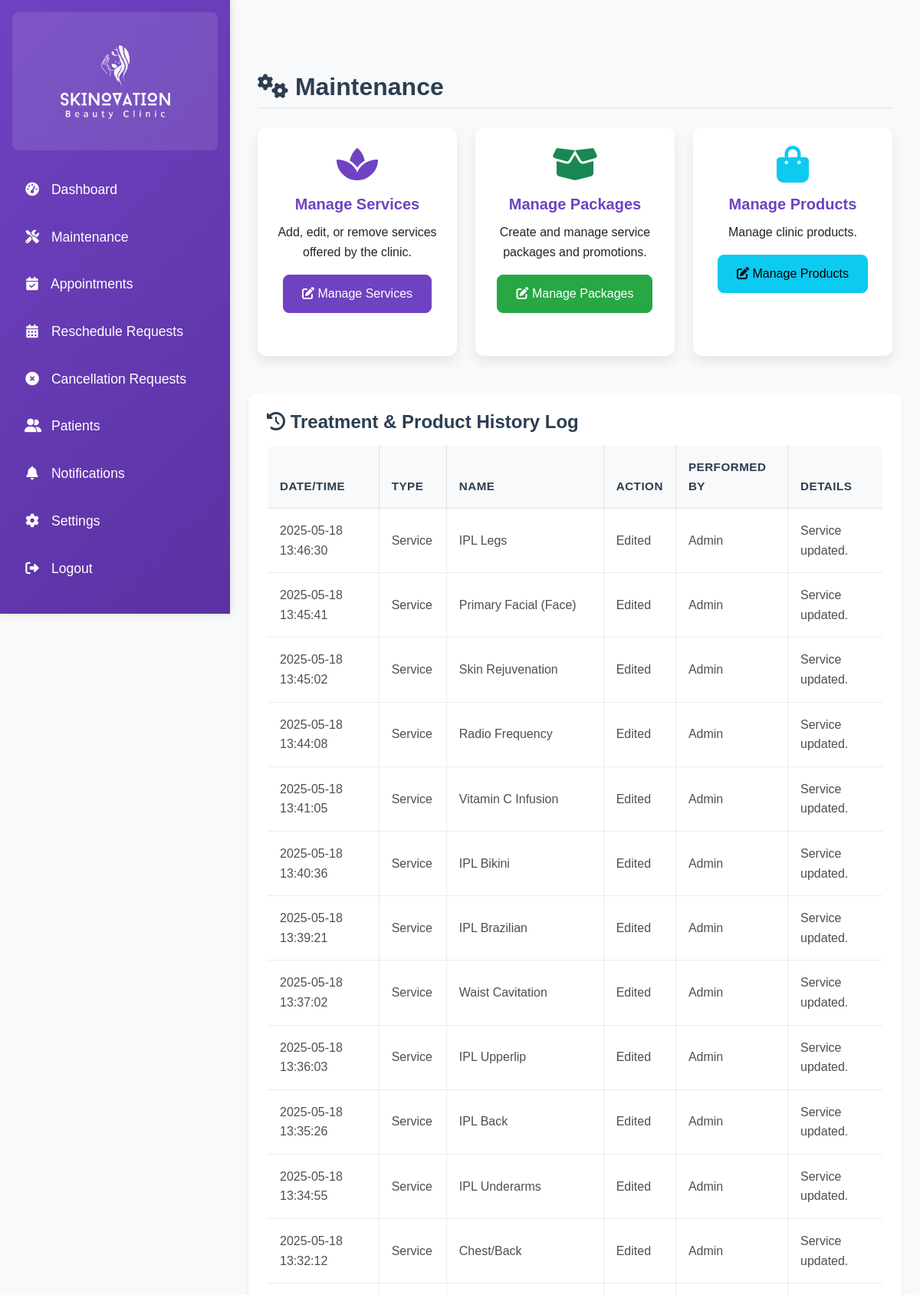
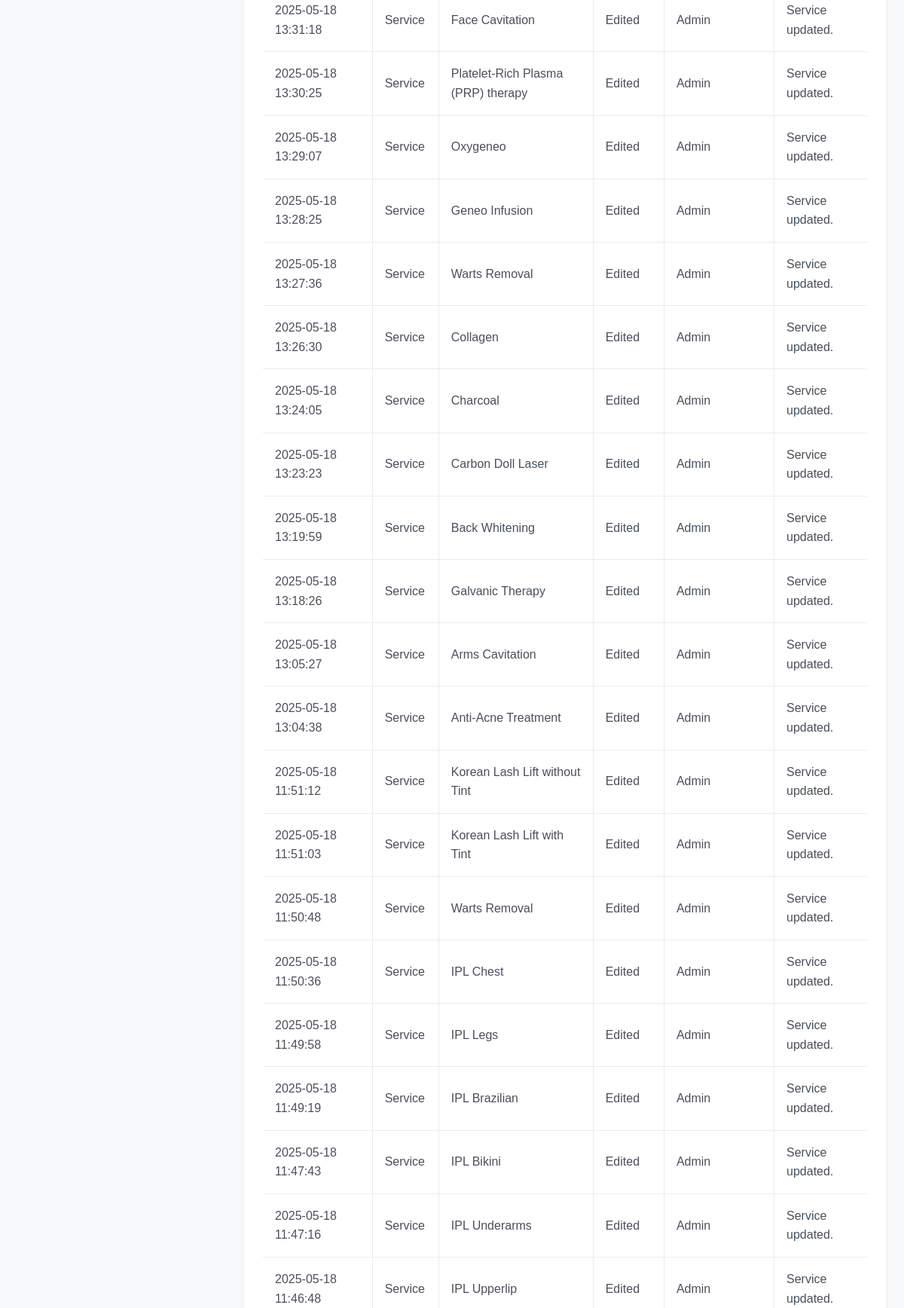
The page /admin/maintenance.php (signed in, upper part) on the database its author committed (2 pictures, top to bottom).
### tables this page shows
CREATE TABLE `history_log` (
  `id` int NOT NULL,
  `datetime` datetime NOT NULL DEFAULT CURRENT_TIMESTAMP,
  `type` enum('Service','Product','Package') NOT NULL,
  `name` varchar(255) NOT NULL,
  `action` enum('Added','Edited','Deleted','Availed') NOT NULL,
  `performed_by` varchar(255) NOT NULL,
  `details` text,
  `related_id` int DEFAULT NULL
);

### admin/maintenance.php (the view, shortened to what this page needs)
<?php
include '../config.php';
$history_stmt = $conn->query("SELECT * FROM history_log ORDER BY datetime DESC LIMIT 100");
$history_logs = $history_stmt->fetchAll(PDO::FETCH_ASSOC);
?>
<!DOCTYPE html>
<html lang="en">
<head>
    <link href="https://cdn.jsdelivr.net/npm/bootstrap@5.3.0/dist/css/bootstrap.min.css" rel="stylesheet">
    <link href="https://cdnjs.cloudflare.com/ajax/libs/font-awesome/6.0.0-beta3/css/all.min.css" rel="stylesheet">
    <link href="../assets/css/admin.css" rel="stylesheet">
    <link href="../assets/css/style.css" rel="stylesheet">
</head>
<body>
<div class="d-flex">
    <?php include 'admin_sidebar.php'; ?>
    <div class="content p-4">
        <div class="container-fluid">
            <h1 class="mb-4"><i class="fas fa-cogs"></i> Maintenance</h1>
            <div class="row g-4">
                <div class="col-md-4">
                    <div class="card h-100">
                        <div class="card-body text-center">
                            <i class="fas fa-spa fa-3x mb-3 text-primary"></i>
                            <h5 class="card-title">Manage Services</h5>
                            <p class="card-text">Add, edit, or remove services offered by the clinic.</p>
                            <a href="manage_services.php" class="btn btn-primary">
                                <i class="fas fa-edit"></i> Manage Services
                            </a>
                        </div>
                    </div>
                </div>
                <div class="col-md-4">
                    <div class="card h-100">
                        <div class="card-body text-center">
                            <i class="fas fa-box-open fa-3x mb-3 text-success"></i>
                            <h5 class="card-title">Manage Packages</h5>
                            <p class="card-text">Create and manage service packages and promotions.</p>
                            <a href="manage_packages.php" class="btn btn-success">
                                <i class="fas fa-edit"></i> Manage Packages
                            </a>
                        </div>
                    </div>
                </div>
                <div class="col-md-4">
                    <div class="card h-100">
                        <div class="card-body text-center">
                            <i class="fas fa-shopping-bag fa-3x mb-3 text-info"></i>
                            <h5 class="card-title">Manage Products</h5>
                            <p class="card-text">Manage clinic products.</p>
                            <a href="manage_products.php" class="btn btn-info">
                                <i class="fas fa-edit"></i> Manage Products
                            </a>
                        </div>
                    </div>
                </div>
            </div>
        </div>
        <div class="row mt-5">
            <div class="col-12">
                <div class="card shadow-sm border-0">
                    <div class="card-body">
                        <h4 class="mb-3"><i class="fas fa-history"></i> Treatment & Product History Log</h4>
                        <div class="table-responsive">
                            <table class="table table-bordered table-hover align-middle">
                                <thead class="table-light">
                                    <tr>
                                        <th>Date/Time</th>
                                        <th>Type</th>
                                        <th>Name</th>
                                        <th>Action</th>
                                        <th>Performed By</th>
                                        <th>Details</th>
                                    </tr>
                                </thead>
                                <tbody>
                                    <?php if (!empty($history_logs)): ?>
                                        <?php foreach ($history_logs as $log): ?>
                                            <tr>
                                                <td><?= htmlspecialchars($log['datetime']) ?></td>
                                                <td><?= htmlspecialchars($log['type']) ?></td>
                                                <td><?= htmlspecialchars($log['name']) ?></td>
                                                <td><?= htmlspecialchars($log['action']) ?></td>
                                                <td><?= htmlspecialchars($log['performed_by']) ?></td>
                                                <td><?= htmlspecialchars($log['details']) ?></td>
                                            </tr>
                                        <?php endforeach; ?>
                                    <?php else: ?>
                                        <tr><td colspan="6" class="text-center text-muted">No history log entries found.</td></tr>
                                    <?php endif; ?>
                                </tbody>
                            </table>
                        </div>
                    </div>
                </div>
            </div>
        </div>
    </div>
</div>
</body>
</html>

### assets/css/admin.css (style rules this page uses)
body { font-family: 'Segoe UI', Tahoma, Geneva, Verdana, sans-serif; background-color: #f8f9fa; color: #2c3e50; line-height: 1.6; }
h1, h2, h3, h4, h5, h6 { color: #2c3e50; font-weight: 600; margin-bottom: 1.5rem; }
h1 { font-size: 2rem; border-bottom: 2px solid #e9ecef; padding-bottom: 0.5rem; }
.content { margin-left: 300px; padding: 2rem; min-height: 100vh; }
.card { border: none; border-radius: 12px; box-shadow: 0 0.5rem 1rem rgba(0, 0, 0, 0.08); margin-bottom: 2rem; background-color: #fff; transition: transform 0.2s ease; }
.card-title { margin-bottom: 0; font-size: 1.25rem; font-weight: 600; color: #2c3e50; }
.card-body { padding: 1.5rem; }
.table { background-color: #fff; border: 1px solid #e9ecef; border-radius: 8px; overflow: hidden; margin-bottom: 0; }
.table th { background-color: #f8f9fa; color: #2c3e50; text-align: left; font-weight: 600; border-top: none; padding: 1rem; font-size: 0.95rem; text-transform: uppercase; letter-spacing: 0.5px; }
.table td { text-align: left; vertical-align: middle; padding: 1rem; color: #495057; border-bottom: 1px solid #e9ecef; }
.btn { padding: 0.75rem 1.5rem; font-weight: 500; border-radius: 8px; transition: all 0.2s ease; }
.btn-primary { background-color: #6f42c1; border-color: #6f42c1; }
.btn-success { background-color: #28a745; border-color: #28a745; }

### assets/css/style.css (style rules this page uses)
:root { --primary-color: #6f42c1; --secondary-color: #bb8fce; --dark-color: #2c003e; --light-color: #f4ecf7; }
body { font-family: 'Poppins', sans-serif; color: #333; line-height: 1.6; padding-top: 70px; }
.card-title { color: var(--primary-color); margin-bottom: 0.75rem; }
.btn-primary { background-color: var(--primary-color); border-color: var(--primary-color); }
.text-primary { color: var(--primary-color) !important; }

### admin/maintenance.php (style rules this page uses)
body { background-image: url('https://cdn.vectorstock.com/i/500p/99/24/molecules-inside-bubbles-on-blue-background-water-vector-53889924.jpg'); background-size: cover; background-position: center; background-repeat: no-repeat; background-attachment: fixed; min-height: 100vh; }

### rows shown on the page
history_log: datetime "2025-05-18 13:46:30", type "Service", name "IPL Legs", action "Edited", performed_by "Admin", details "Service updated."
history_log: datetime "2025-05-18 13:45:41", type "Service", name "Primary Facial (Face)", action "Edited", performed_by "Admin", details "Service updated."
history_log: datetime "2025-05-18 13:45:02", type "Service", name "Skin Rejuvenation", action "Edited", performed_by "Admin", details "Service updated."
history_log: datetime "2025-05-18 13:44:08", type "Service", name "Radio Frequency", action "Edited", performed_by "Admin", details "Service updated."
history_log: datetime "2025-05-18 13:41:05", type "Service", name "Vitamin C Infusion", action "Edited", performed_by "Admin", details "Service updated."
history_log: datetime "2025-05-18 13:40:36", type "Service", name "IPL Bikini", action "Edited", performed_by "Admin", details "Service updated."
history_log: datetime "2025-05-18 13:39:21", type "Service", name "IPL Brazilian", action "Edited", performed_by "Admin", details "Service updated."
history_log: datetime "2025-05-18 13:37:02", type "Service", name "Waist Cavitation", action "Edited", performed_by "Admin", details "Service updated."
history_log: datetime "2025-05-18 13:36:03", type "Service", name "IPL Upperlip", action "Edited", performed_by "Admin", details "Service updated."
history_log: datetime "2025-05-18 13:35:26", type "Service", name "IPL Back", action "Edited", performed_by "Admin", details "Service updated."
history_log: datetime "2025-05-18 13:34:55", type "Service", name "IPL Underarms", action "Edited", performed_by "Admin", details "Service updated."
history_log: datetime "2025-05-18 13:32:12", type "Service", name "Chest/Back", action "Edited", performed_by "Admin", details "Service updated."
history_log: datetime "2025-05-18 13:31:18", type "Service", name "Face Cavitation", action "Edited", performed_by "Admin", details "Service updated."
history_log: datetime "2025-05-18 13:30:25", type "Service", name "Platelet-Rich Plasma (PRP) therapy", action "Edited", performed_by "Admin", details "Service updated."
history_log: datetime "2025-05-18 13:29:07", type "Service", name "Oxygeneo", action "Edited", performed_by "Admin", details "Service updated."
history_log: datetime "2025-05-18 13:28:25", type "Service", name "Geneo Infusion", action "Edited", performed_by "Admin", details "Service updated."
history_log: datetime "2025-05-18 13:27:36", type "Service", name "Warts Removal", action "Edited", performed_by "Admin", details "Service updated."
history_log: datetime "2025-05-18 13:26:30", type "Service", name "Collagen", action "Edited", performed_by "Admin", details "Service updated."
history_log: datetime "2025-05-18 13:24:05", type "Service", name "Charcoal", action "Edited", performed_by "Admin", details "Service updated."
history_log: datetime "2025-05-18 13:23:23", type "Service", name "Carbon Doll Laser", action "Edited", performed_by "Admin", details "Service updated."
history_log: datetime "2025-05-18 13:19:59", type "Service", name "Back Whitening", action "Edited", performed_by "Admin", details "Service updated."
history_log: datetime "2025-05-18 13:18:26", type "Service", name "Galvanic Therapy", action "Edited", performed_by "Admin", details "Service updated."
history_log: datetime "2025-05-18 13:05:27", type "Service", name "Arms Cavitation", action "Edited", performed_by "Admin", details "Service updated."
history_log: datetime "2025-05-18 13:04:38", type "Service", name "Anti-Acne Treatment", action "Edited", performed_by "Admin", details "Service updated."
history_log: datetime "2025-05-18 11:51:12", type "Service", name "Korean Lash Lift without Tint", action "Edited", performed_by "Admin", details "Service updated."
history_log: datetime "2025-05-18 11:51:03", type "Service", name "Korean Lash Lift with Tint", action "Edited", performed_by "Admin", details "Service updated."
history_log: datetime "2025-05-18 11:50:48", type "Service", name "Warts Removal", action "Edited", performed_by "Admin", details "Service updated."
history_log: datetime "2025-05-18 11:50:36", type "Service", name "IPL Chest", action "Edited", performed_by "Admin", details "Service updated."
history_log: datetime "2025-05-18 11:49:58", type "Service", name "IPL Legs", action "Edited", performed_by "Admin", details "Service updated."
history_log: datetime "2025-05-18 11:49:19", type "Service", name "IPL Brazilian", action "Edited", performed_by "Admin", details "Service updated."
history_log: datetime "2025-05-18 11:47:43", type "Service", name "IPL Bikini", action "Edited", performed_by "Admin", details "Service updated."
history_log: datetime "2025-05-18 11:47:16", type "Service", name "IPL Underarms", action "Edited", performed_by "Admin", details "Service updated."
history_log: datetime "2025-05-18 11:46:48", type "Service", name "IPL Upperlip", action "Edited", performed_by "Admin", details "Service updated."
